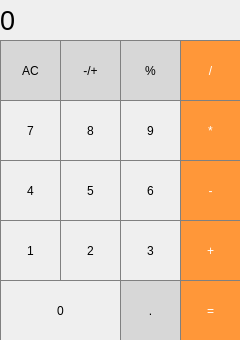
<?xml version="1.0" encoding="UTF-8"?>
<ui version="4.0">
 <class>MainWindow</class>
 <widget class="QMainWindow" name="MainWindow">
  <property name="geometry">
   <rect>
    <x>0</x>
    <y>0</y>
    <width>240</width>
    <height>340</height>
   </rect>
  </property>
  <property name="windowTitle">
   <string>MainWindow</string>
  </property>
  <widget class="QWidget" name="Widget">
   <widget class="QLabel" name="resalt_show">
    <property name="geometry">
     <rect>
      <x>0</x>
      <y>0</y>
      <width>230</width>
      <height>41</height>
     </rect>
    </property>
    <property name="font">
     <font>
      <pointsize>20</pointsize>
     </font>
    </property>
    <property name="layoutDirection">
     <enum>Qt::RightToLeft</enum>
    </property>
    <property name="styleSheet">
     <string notr="true">QLabel {
qproperty-alignment: 'AlignVCenter | AlignRight';
border-bottom: 1px solid gray;
}
background-color : white;</string>
    </property>
    <property name="text">
     <string>0</string>
    </property>
   </widget>
   <widget class="QPushButton" name="pushButton_clean">
    <property name="geometry">
     <rect>
      <x>0</x>
      <y>40</y>
      <width>61</width>
      <height>61</height>
     </rect>
    </property>
    <property name="styleSheet">
     <string notr="true">QPushButton{
background-color: rgb(215, 215, 215);
border: 1px solid gray;
}

QPushButton:pressed {
  background-color: qlineargradient(x1: 0, y1: 0, x2: 0, Y2: 1,
									stop: 0 #BEBEBE, stop: 1 #D7D7D7);
}</string>
    </property>
    <property name="text">
     <string>AC</string>
    </property>
   </widget>
   <widget class="QPushButton" name="pushButton_change">
    <property name="geometry">
     <rect>
      <x>60</x>
      <y>40</y>
      <width>61</width>
      <height>61</height>
     </rect>
    </property>
    <property name="styleSheet">
     <string notr="true">QPushButton{
background-color: rgb(215, 215, 215);
border: 1px solid gray;
}

QPushButton:pressed {
  background-color: qlineargradient(x1: 0, y1: 0, x2: 0, Y2: 1,
									stop: 0 #BEBEBE, stop: 1 #D7D7D7);
}</string>
    </property>
    <property name="text">
     <string>-/+</string>
    </property>
   </widget>
   <widget class="QPushButton" name="pushButton_7">
    <property name="geometry">
     <rect>
      <x>0</x>
      <y>100</y>
      <width>61</width>
      <height>61</height>
     </rect>
    </property>
    <property name="styleSheet">
     <string notr="true">QPushButton{
border: 1px solid gray;
}

QPushButton:pressed {
  background-color: qlineargradient(x1: 0, y1: 0, x2: 0, y2: 1,
									stop: 0 #dadbde, stop: 1 #f6f7fa);
}
</string>
    </property>
    <property name="text">
     <string>7</string>
    </property>
   </widget>
   <widget class="QPushButton" name="pushButton_percent">
    <property name="geometry">
     <rect>
      <x>120</x>
      <y>40</y>
      <width>61</width>
      <height>61</height>
     </rect>
    </property>
    <property name="styleSheet">
     <string notr="true">QPushButton{
background-color: rgb(215, 215, 215);
border: 1px solid gray;
}

QPushButton:pressed {
  background-color: qlineargradient(x1: 0, y1: 0, x2: 0, Y2: 1,
									stop: 0 #BEBEBE, stop: 1 #D7D7D7);
}</string>
    </property>
    <property name="text">
     <string>%</string>
    </property>
   </widget>
   <widget class="QPushButton" name="pushButton_8">
    <property name="geometry">
     <rect>
      <x>60</x>
      <y>100</y>
      <width>61</width>
      <height>61</height>
     </rect>
    </property>
    <property name="styleSheet">
     <string notr="true">QPushButton{
border: 1px solid gray;
}

QPushButton:pressed {
  background-color: qlineargradient(x1: 0, y1: 0, x2: 0, y2: 1,
									stop: 0 #dadbde, stop: 1 #f6f7fa);
}
</string>
    </property>
    <property name="text">
     <string>8</string>
    </property>
   </widget>
   <widget class="QPushButton" name="pushButton_9">
    <property name="geometry">
     <rect>
      <x>120</x>
      <y>100</y>
      <width>61</width>
      <height>61</height>
     </rect>
    </property>
    <property name="styleSheet">
     <string notr="true">QPushButton{
border: 1px solid gray;
}

QPushButton:pressed {
  background-color: qlineargradient(x1: 0, y1: 0, x2: 0, y2: 1,
									stop: 0 #dadbde, stop: 1 #f6f7fa);
}
</string>
    </property>
    <property name="text">
     <string>9</string>
    </property>
   </widget>
   <widget class="QPushButton" name="pushButton_division">
    <property name="geometry">
     <rect>
      <x>180</x>
      <y>40</y>
      <width>61</width>
      <height>61</height>
     </rect>
    </property>
    <property name="styleSheet">
     <string notr="true">QPushButton{
background-color: rgb(255, 151, 57);
color: white;
border: 1px solid gray;
}

QPushButton:pressed {
  background-color: qlineargradient(x1: 0, y1: 0, x2: 0, Y2: 1,
									stop: 0 #FF7832, stop: 1 #FF9739);
}</string>
    </property>
    <property name="text">
     <string>/</string>
    </property>
   </widget>
   <widget class="QPushButton" name="pushButton_multipl">
    <property name="geometry">
     <rect>
      <x>180</x>
      <y>100</y>
      <width>61</width>
      <height>61</height>
     </rect>
    </property>
    <property name="styleSheet">
     <string notr="true">QPushButton{
background-color: rgb(255, 151, 57);
color: white;
border: 1px solid gray;
}

QPushButton:pressed {
  background-color: qlineargradient(x1: 0, y1: 0, x2: 0, Y2: 1,
									stop: 0 #FF7832, stop: 1 #FF9739);
}</string>
    </property>
    <property name="text">
     <string>*</string>
    </property>
   </widget>
   <widget class="QPushButton" name="pushButton_subtraction">
    <property name="geometry">
     <rect>
      <x>180</x>
      <y>160</y>
      <width>61</width>
      <height>61</height>
     </rect>
    </property>
    <property name="styleSheet">
     <string notr="true">QPushButton{
background-color: rgb(255, 151, 57);
color: white;
border: 1px solid gray;
}

QPushButton:pressed {
  background-color: qlineargradient(x1: 0, y1: 0, x2: 0, Y2: 1,
									stop: 0 #FF7832, stop: 1 #FF9739);
}</string>
    </property>
    <property name="text">
     <string>-</string>
    </property>
   </widget>
   <widget class="QPushButton" name="pushButton_4">
    <property name="geometry">
     <rect>
      <x>0</x>
      <y>160</y>
      <width>61</width>
      <height>61</height>
     </rect>
    </property>
    <property name="styleSheet">
     <string notr="true">QPushButton{
border: 1px solid gray;
}

QPushButton:pressed {
  background-color: qlineargradient(x1: 0, y1: 0, x2: 0, y2: 1,
									stop: 0 #dadbde, stop: 1 #f6f7fa);
}
</string>
    </property>
    <property name="text">
     <string>4</string>
    </property>
   </widget>
   <widget class="QPushButton" name="pushButton_5">
    <property name="geometry">
     <rect>
      <x>60</x>
      <y>160</y>
      <width>61</width>
      <height>61</height>
     </rect>
    </property>
    <property name="styleSheet">
     <string notr="true">QPushButton{
border: 1px solid gray;
}

QPushButton:pressed {
  background-color: qlineargradient(x1: 0, y1: 0, x2: 0, y2: 1,
									stop: 0 #dadbde, stop: 1 #f6f7fa);
}
</string>
    </property>
    <property name="text">
     <string>5</string>
    </property>
   </widget>
   <widget class="QPushButton" name="pushButton_6">
    <property name="geometry">
     <rect>
      <x>120</x>
      <y>160</y>
      <width>61</width>
      <height>61</height>
     </rect>
    </property>
    <property name="styleSheet">
     <string notr="true">QPushButton{
border: 1px solid gray;
}

QPushButton:pressed {
  background-color: qlineargradient(x1: 0, y1: 0, x2: 0, y2: 1,
									stop: 0 #dadbde, stop: 1 #f6f7fa);
}
</string>
    </property>
    <property name="text">
     <string>6</string>
    </property>
   </widget>
   <widget class="QPushButton" name="pushButton_addition">
    <property name="geometry">
     <rect>
      <x>180</x>
      <y>220</y>
      <width>61</width>
      <height>61</height>
     </rect>
    </property>
    <property name="styleSheet">
     <string notr="true">QPushButton{
background-color: rgb(255, 151, 57);
color: white;
border: 1px solid gray;
}

QPushButton:pressed {
  background-color: qlineargradient(x1: 0, y1: 0, x2: 0, Y2: 1,
									stop: 0 #FF7832, stop: 1 #FF9739);
}</string>
    </property>
    <property name="text">
     <string>+</string>
    </property>
   </widget>
   <widget class="QPushButton" name="pushButton_1">
    <property name="geometry">
     <rect>
      <x>0</x>
      <y>220</y>
      <width>61</width>
      <height>61</height>
     </rect>
    </property>
    <property name="styleSheet">
     <string notr="true">QPushButton{
border: 1px solid gray;
}

QPushButton:pressed {
  background-color: qlineargradient(x1: 0, y1: 0, x2: 0, y2: 1,
									stop: 0 #dadbde, stop: 1 #f6f7fa);
}
</string>
    </property>
    <property name="text">
     <string>1</string>
    </property>
   </widget>
   <widget class="QPushButton" name="pushButton_2">
    <property name="geometry">
     <rect>
      <x>60</x>
      <y>220</y>
      <width>61</width>
      <height>61</height>
     </rect>
    </property>
    <property name="styleSheet">
     <string notr="true">QPushButton{
border: 1px solid gray;
}

QPushButton:pressed {
  background-color: qlineargradient(x1: 0, y1: 0, x2: 0, y2: 1,
									stop: 0 #dadbde, stop: 1 #f6f7fa);
}
</string>
    </property>
    <property name="text">
     <string>2</string>
    </property>
   </widget>
   <widget class="QPushButton" name="pushButton_3">
    <property name="geometry">
     <rect>
      <x>120</x>
      <y>220</y>
      <width>61</width>
      <height>61</height>
     </rect>
    </property>
    <property name="styleSheet">
     <string notr="true">QPushButton{
border: 1px solid gray;
}

QPushButton:pressed {
  background-color: qlineargradient(x1: 0, y1: 0, x2: 0, y2: 1,
									stop: 0 #dadbde, stop: 1 #f6f7fa);
}
</string>
    </property>
    <property name="text">
     <string>3</string>
    </property>
   </widget>
   <widget class="QPushButton" name="pushButton_result">
    <property name="geometry">
     <rect>
      <x>180</x>
      <y>280</y>
      <width>61</width>
      <height>61</height>
     </rect>
    </property>
    <property name="styleSheet">
     <string notr="true">QPushButton{
background-color: rgb(255, 151, 57);
color: white;
border: 1px solid gray;
}

QPushButton:pressed {
  background-color: qlineargradient(x1: 0, y1: 0, x2: 0, Y2: 1,
									stop: 0 #FF7832, stop: 1 #FF9739);
}</string>
    </property>
    <property name="text">
     <string>=</string>
    </property>
   </widget>
   <widget class="QPushButton" name="pushButton_0">
    <property name="geometry">
     <rect>
      <x>0</x>
      <y>280</y>
      <width>121</width>
      <height>61</height>
     </rect>
    </property>
    <property name="styleSheet">
     <string notr="true">QPushButton{
border: 1px solid gray;
}

QPushButton:pressed {
  background-color: qlineargradient(x1: 0, y1: 0, x2: 0, y2: 1,
									stop: 0 #dadbde, stop: 1 #f6f7fa);
}
</string>
    </property>
    <property name="text">
     <string>0</string>
    </property>
   </widget>
   <widget class="QPushButton" name="pushButton_dot">
    <property name="geometry">
     <rect>
      <x>120</x>
      <y>280</y>
      <width>61</width>
      <height>61</height>
     </rect>
    </property>
    <property name="styleSheet">
     <string notr="true">QPushButton{
background-color: rgb(215, 215, 215);
border: 1px solid gray;
}

QPushButton:pressed {
  background-color: qlineargradient(x1: 0, y1: 0, x2: 0, Y2: 1,
									stop: 0 #BEBEBE, stop: 1 #D7D7D7);
}</string>
    </property>
    <property name="text">
     <string>.</string>
    </property>
   </widget>
  </widget>
 </widget>
 <layoutdefault spacing="6" margin="11"/>
 <resources/>
 <connections/>
</ui>
